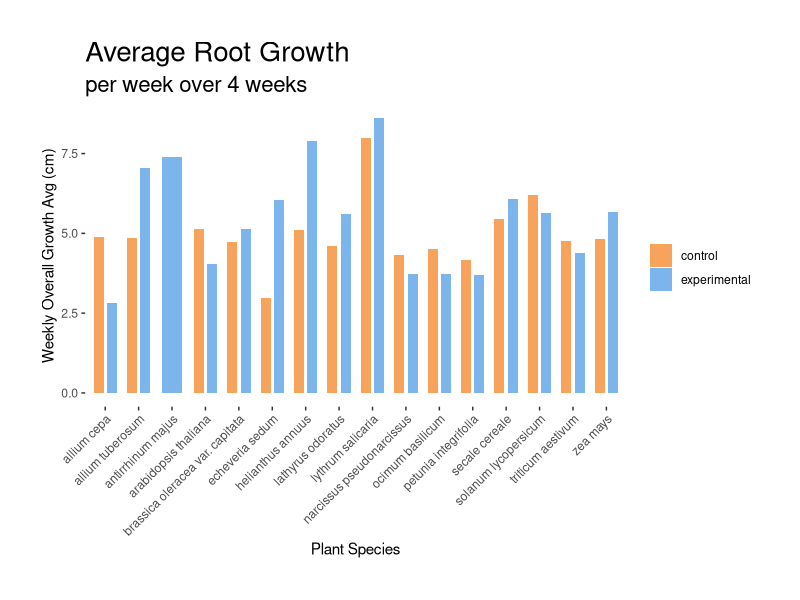
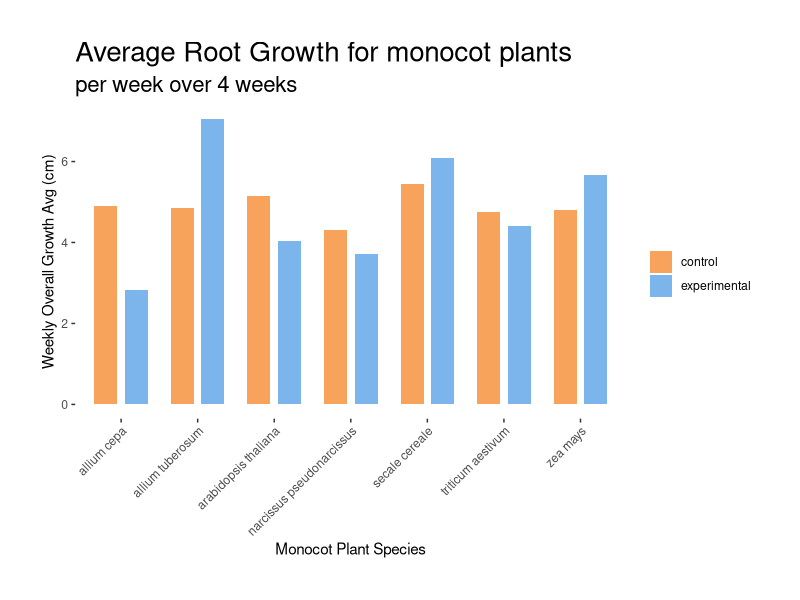
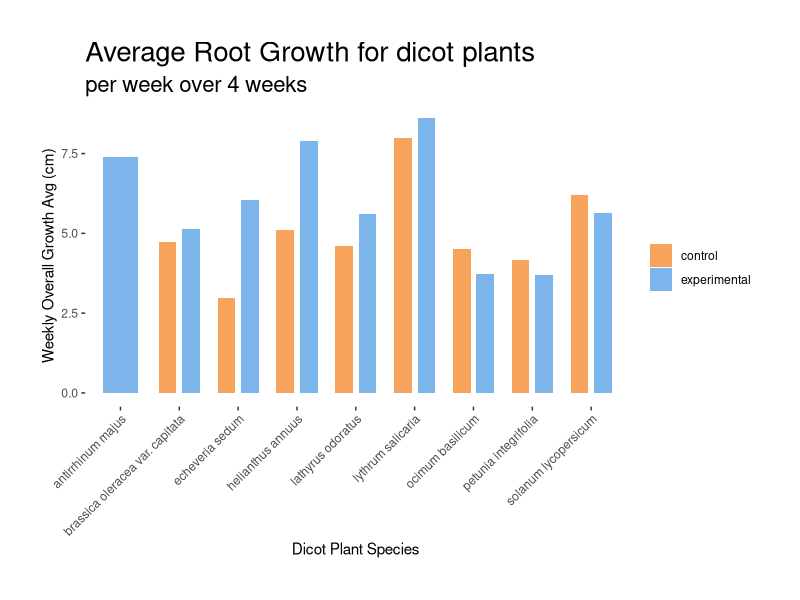
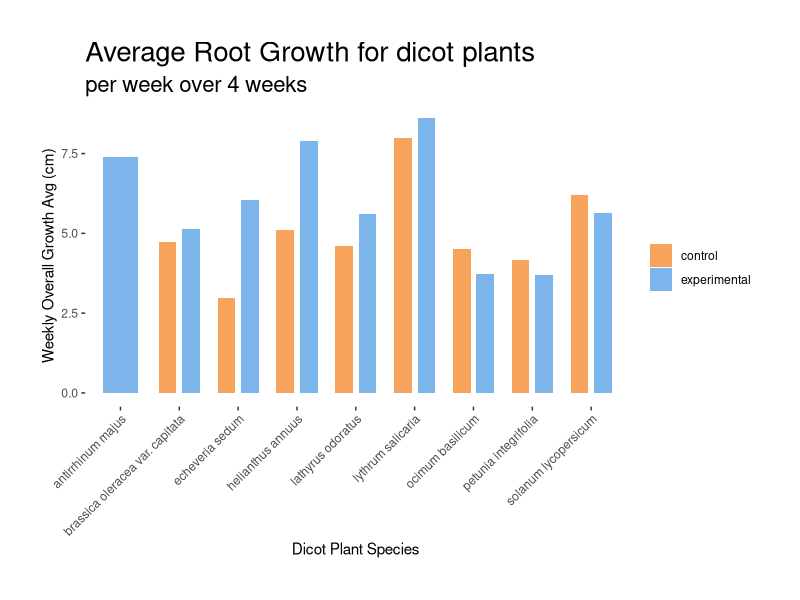
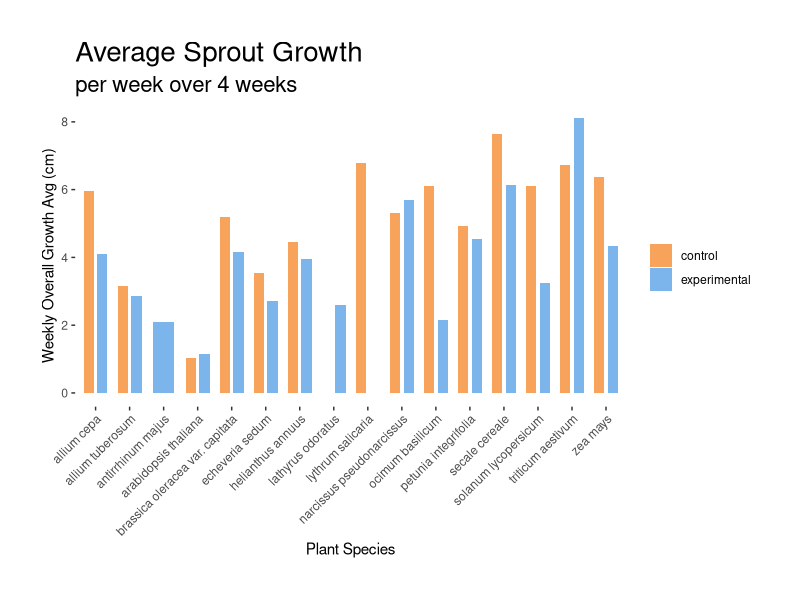
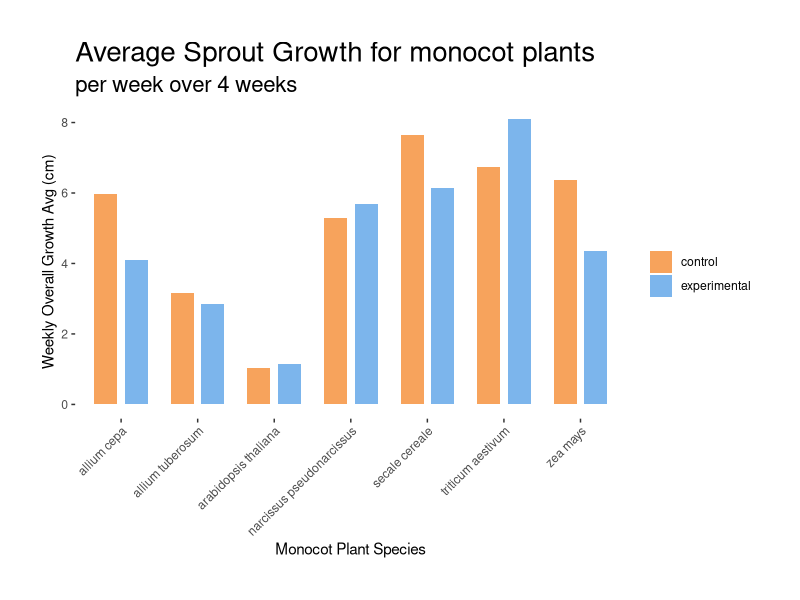
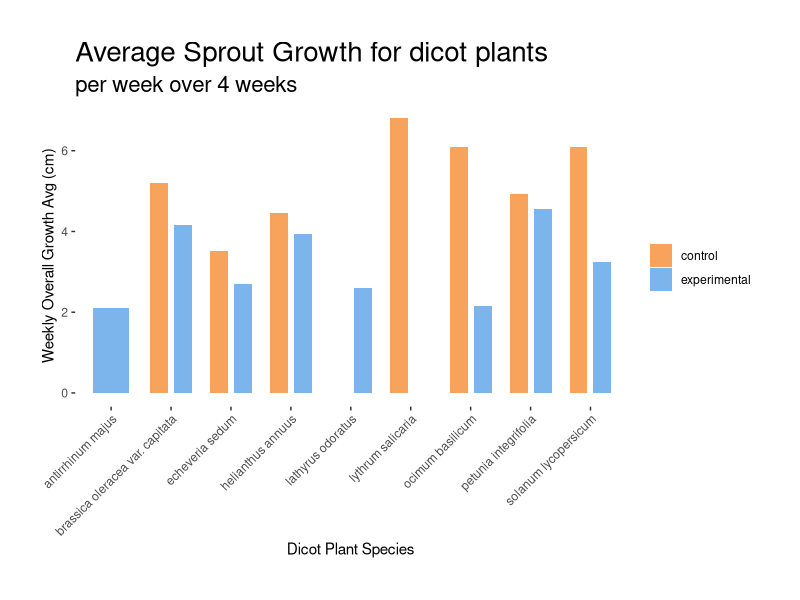
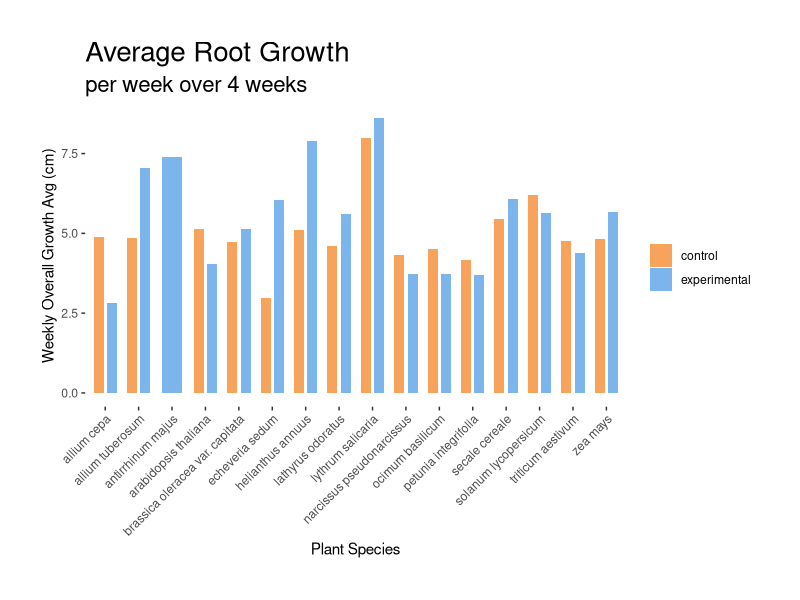

These charts were generated, in order, by the following R code:
## ---- chunk 1
knitr::opts_chunk$set(echo = TRUE)
knitr::opts_chunk$set(fig.width=8)
knitr::opts_chunk$set(warning=FALSE)
## ---- chunk 2
#install.packages("dplyr")
#install.packages("tidyr")

#install.packages("ggplot2")

## ---- chunk 3
# for data manipulation:
library(dplyr)
library(tidyr)

# for visualization
library(ggplot2)
## ---- chunk 4
bioData <- read.csv("rawData.csv")
## ---- chunk 5
bioData[is.na(bioData)] <- 0
## ---- chunk 6
bioData$Plant.Type <- tolower(bioData$Plant.Type)
bioData$Control.Experimental <- tolower(bioData$Control.Experimental)
bioData$Common.Name <- tolower(bioData$Common.Name)
bioData$Scientific.Name <- tolower(bioData$Scientific.Name)
## ---- chunk 7
bioData$Group <- factor(bioData$Group)
bioData$Plant.Type <- factor(bioData$Plant.Type)
bioData$Control.Experimental <- factor(bioData$Control.Experimental)
## ---- chunk 8
bioData <- bioData %>%
  rename(Common_Name = Common.Name,
         Scientific_Name = Scientific.Name,
         Plant_Type = Plant.Type,
         Controler_Experimental = Control.Experimental,
         Root_Count = number.of.roots.over.all,
         Sprout_Count = number.of.sprouts.over.all,
         Sprout_Week_1_Change_cm = Change.in.week.1..sprout.,
         Sprout_Week_2_Change_cm = change.in.week.2..sprout.,
         Sprout_Week_3_Change_cm = change.in.week.3..sprout.,
         Sprout_Week_4_Change_cm = change.in.week.4..sprout.,
         Seed_Amount = seed.amount,
         Seed_Amount_Variation = seed.amount.variation..,
         Root_Week_1_Change_cm = Change.in.week.1..root.,
         Root_Week_2_Change_cm = change.in.week.2..root.,
         Root_Week_3_Change_cm = change.in.week.3..root.,
         Root_Week_4_Change_cm = change.in.week.4..root.,
         Root_Lengths_cm = Indavidual.lengrths..roots.,
         Sprout_Lengths_cm = Indavidual.langth..sprouts.
         )
## ---- chunk 9
bioData <- bioData %>% filter(Root_Lengths_cm != "" | Sprout_Lengths_cm != "")
## ---- chunk 10
# remove leading and trailing commas
remove_commas <- function(x) {
  gsub("^,|,$", "", x)
}
## ---- chunk 11
bioData <- bioData %>%
  group_by(Scientific_Name, Controler_Experimental) %>%
  summarize(
    Common_Name = first(Common_Name),
    Root_Lengths_cm = remove_commas(paste(Root_Lengths_cm, collapse = ", ")),
    Plant_Type = first(Plant_Type),
    Root_Count = sum(Root_Count),
    Sprout_Count = sum(Sprout_Count),
    Sprout_Week_1_Change_cm = mean(Sprout_Week_1_Change_cm),
    Sprout_Week_2_Change_cm = mean(Sprout_Week_2_Change_cm),
    Sprout_Week_3_Change_cm = mean(Sprout_Week_3_Change_cm),
    Sprout_Week_4_Change_cm = mean(Sprout_Week_4_Change_cm),
    Seed_Amount = sum(Seed_Amount),
    Seed_Amount_Variation = first(Seed_Amount_Variation),
    Root_Week_1_Change_cm = mean(Root_Week_1_Change_cm),
    Root_Week_2_Change_cm = mean(Root_Week_2_Change_cm),
    Root_Week_3_Change_cm = mean(Root_Week_3_Change_cm),
    Root_Week_4_Change_cm = mean(Root_Week_4_Change_cm),
    Sprout_Lengths_cm = remove_commas(paste(Sprout_Lengths_cm, collapse = ", "))
  ) %>%
  ungroup()
## ---- chunk 12
bioData <- bioData %>% mutate(id = row_number())
bioData <- bioData %>% select(id, everything())
## ---- chunk 13
rootLengthsData <- bioData %>% separate_rows(Root_Lengths_cm, sep = ",") %>% select(id, Root_Length_cm = Root_Lengths_cm)
## ---- chunk 14
rootLengthsData <- rootLengthsData %>% mutate(Root_Length_cm = as.numeric(Root_Length_cm))
## ---- chunk 15
sproutLengthsData <- bioData %>%
  separate_rows(Sprout_Lengths_cm, sep = ",") %>%
  select(id, Sprout_Length_cm = Sprout_Lengths_cm) %>%
  mutate(Sprout_Length_cm = as.numeric(Sprout_Length_cm))

sproutLengthsData[is.na(sproutLengthsData)] <- 0
## ---- chunk 16
bioData <- bioData %>% select(-Root_Lengths_cm, -Sprout_Lengths_cm)
## ---- chunk 17
calculate_summary <- function(main_data, summary_data, id_col, summary_col, summary_name, summary_method){
  summary_values <- summary_data %>%
    group_by({{id_col}}) %>%
    summarize({{summary_name}} := summary_method({{summary_col}}))
  result <- left_join(main_data, summary_values)
  return(result)
}
## ---- chunk 18
bioData <- calculate_summary(bioData, rootLengthsData, id, Root_Length_cm, avg_root_length_cm, mean) # average root length
bioData <- calculate_summary(bioData, sproutLengthsData, id, Sprout_Length_cm, avg_sprout_length_cm, mean) # average sprout length
bioData <- calculate_summary(bioData, rootLengthsData, id, Root_Length_cm, median_root_length_cm, median) # Median sprout length
bioData <- calculate_summary(bioData, sproutLengthsData, id, Sprout_Length_cm, median_sprout_length_cm, median) # Median sprout length
## ---- chunk 19
bioData <- cbind(bioData, 
                 avg_root_growth_per_week_cm =
                   rowSums(bioData %>% 
                             select(Root_Week_1_Change_cm, Root_Week_2_Change_cm, Root_Week_3_Change_cm, Root_Week_4_Change_cm)))
## ---- chunk 20
bioData <- cbind(bioData, 
                 avg_sprout_growth_per_week_cm =
                   rowSums(bioData %>% 
                             select(Sprout_Week_1_Change_cm, Sprout_Week_2_Change_cm, Sprout_Week_3_Change_cm, Sprout_Week_4_Change_cm)))
## ---- chunk 21
create_bar_plot <- function(data, x_val, y_val, fill_val, titleName, subtitleName, x_title, y_title){
  colors <- c("experimental" = "#7cb5ec", "control" = "#f7a35c")
  chart <- ggplot(data, aes_string(x = x_val, y = y_val, fill = fill_val)) +
  geom_bar(stat = "identity", position = position_dodge(width = 0.8), width = 0.6) +
  scale_fill_manual(values = colors, name = "") +
  labs(title = titleName,
       subtitle = subtitleName,
       x = x_title,
       y = y_title) +
  theme(axis.text.x = element_text(angle = 45, hjust = 1),
        plot.title = element_text(size = 20),
        plot.subtitle = element_text(size = 16),             # Increase subtitle font size
        plot.margin = margin(30, 30, 30, 30, "pt"),
        plot.background = element_rect(fill = "white"),      # Set plot background color
        panel.background = element_rect(fill = "white"))  # Rotate x-axis labels for better readability
  fileName <- paste("charts/",titleName,".png")
  suppressMessages(ggsave(fileName, chart))
  return(chart)
}


## ---- chunk 22
create_bar_plot(data = bioData,
                x_val = "Scientific_Name",
                y_val = "avg_root_growth_per_week_cm",
                fill_val = "Controler_Experimental",
                titleName = "Average Root Growth",
                subtitleName = "per week over 4 weeks",
                x_title = "Plant Species",
                y_title = "Weekly Overall Growth Avg (cm)")

## ---- chunk 23
create_bar_plot(data = subset(bioData, Plant_Type == "monocot"),
                x_val = "Scientific_Name",
                y_val = "avg_root_growth_per_week_cm",
                fill_val = "Controler_Experimental",
                titleName = "Average Root Growth for monocot plants",
                subtitleName = "per week over 4 weeks",
                x_title = "Monocot Plant Species",
                y_title = "Weekly Overall Growth Avg (cm)")
## ---- chunk 24
create_bar_plot(data = subset(bioData, Plant_Type == "dicot"),
                x_val = "Scientific_Name",
                y_val = "avg_root_growth_per_week_cm",
                fill_val = "Controler_Experimental",
                titleName = "Average Root Growth for dicot plants",
                subtitleName = "per week over 4 weeks",
                x_title = "Dicot Plant Species",
                y_title = "Weekly Overall Growth Avg (cm)")
## ---- chunk 25
unique_plant_names <- unique(bioData$Scientific_Name)
# Iterate through each unique plant name
for(plant_name in unique_plant_names){
  # Generate a chart for the current plant
  create_bar_plot(data = filter(bioData, Scientific_Name == plant_name),
                  x_val = "Scientific_Name",
                  y_val = "avg_root_growth_per_week_cm",
                  fill_val = "Controler_Experimental",
                  titleName = paste("Average Root Growth for",plant_name),
                  subtitleName = "per week over 4 weeks",
                  x_title = "Plant Species",
                  y_title = "Weekly Overall Growth Avg (cm)")
}

## ---- chunk 26
create_bar_plot(data = subset(bioData, Plant_Type == "dicot"),
                x_val = "Scientific_Name",
                y_val = "avg_root_growth_per_week_cm",
                fill_val = "Controler_Experimental",
                titleName = "Average Root Growth for dicot plants",
                subtitleName = "per week over 4 weeks",
                x_title = "Dicot Plant Species",
                y_title = "Weekly Overall Growth Avg (cm)")
## ---- chunk 27
create_bar_plot(data = bioData,
                x_val = "Scientific_Name",
                y_val = "avg_sprout_growth_per_week_cm",
                fill_val = "Controler_Experimental",
                titleName = "Average Sprout Growth",
                subtitleName = "per week over 4 weeks",
                x_title = "Plant Species",
                y_title = "Weekly Overall Growth Avg (cm)")
## ---- chunk 28
# Iterate through each unique plant name
for(plant_name in unique_plant_names){
  # Generate a chart for the current plant
  create_bar_plot(data = filter(bioData, Scientific_Name == plant_name),
                  x_val = "Scientific_Name",
                  y_val = "avg_sprout_growth_per_week_cm",
                  fill_val = "Controler_Experimental",
                  titleName = paste("Average Sprout Growth for",plant_name),
                  subtitleName = "per week over 4 weeks",
                  x_title = "Plant Species",
                  y_title = "Weekly Overall Growth Avg (cm)")
}
## ---- chunk 29
create_bar_plot(data = subset(bioData, Plant_Type == "monocot"),
                x_val = "Scientific_Name",
                y_val = "avg_sprout_growth_per_week_cm",
                fill_val = "Controler_Experimental",
                titleName = "Average Sprout Growth for monocot plants",
                subtitleName = "per week over 4 weeks",
                x_title = "Monocot Plant Species",
                y_title = "Weekly Overall Growth Avg (cm)")
## ---- chunk 30
create_bar_plot(data = subset(bioData, Plant_Type == "dicot"),
                x_val = "Scientific_Name",
                y_val = "avg_sprout_growth_per_week_cm",
                fill_val = "Controler_Experimental",
                titleName = "Average Sprout Growth for dicot plants",
                subtitleName = "per week over 4 weeks",
                x_title = "Dicot Plant Species",
                y_title = "Weekly Overall Growth Avg (cm)")
